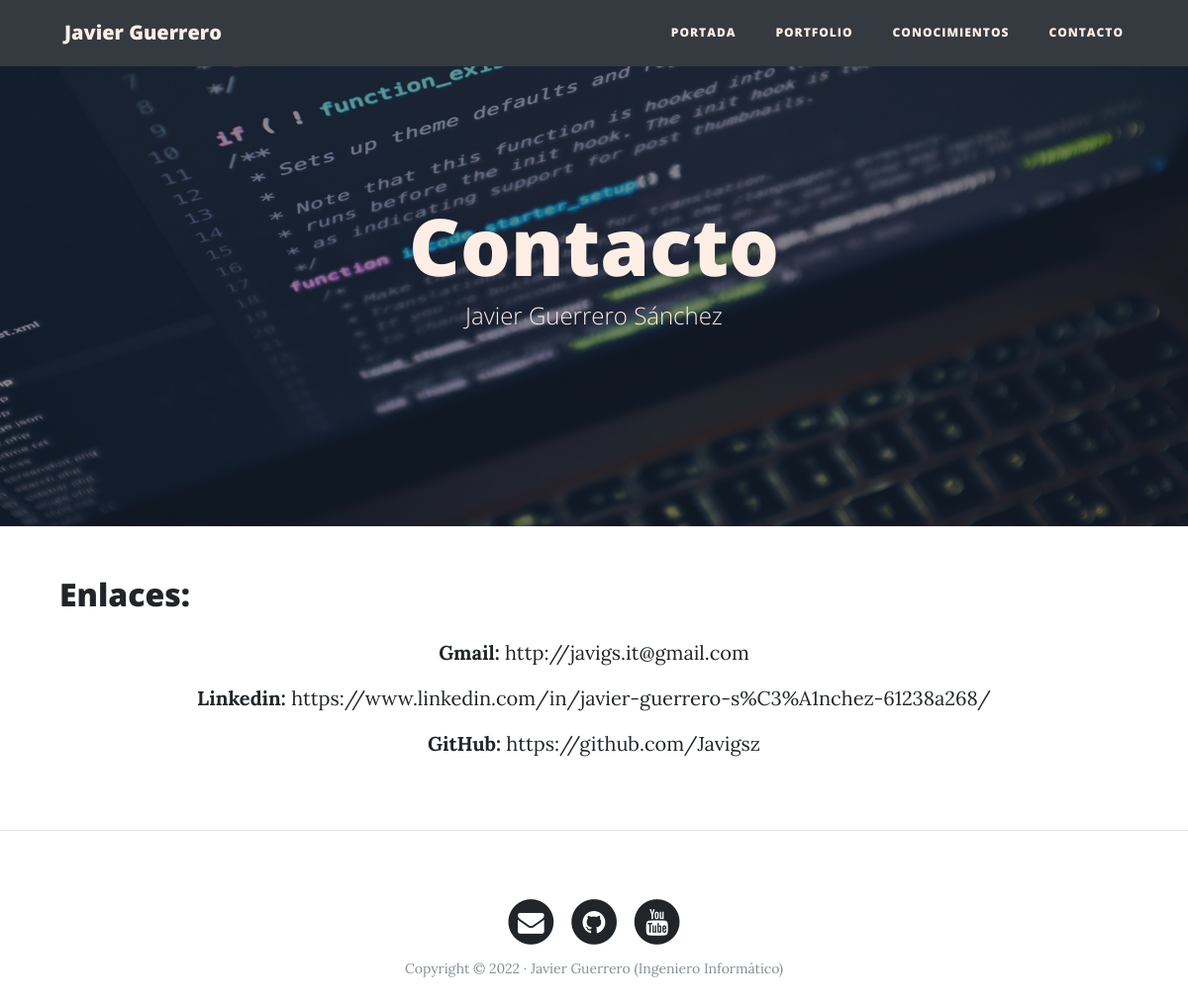
Page /contact/ on the committed database.
### social/models.py (models this page shows, shortened)
class Link(models.Model):
    name = models.CharField(max_length=200, verbose_name = "Título")
    created = models.DateTimeField(auto_now_add=True, verbose_name = "Fecha creación")
    updated = models.DateTimeField(auto_now=True, verbose_name = "Fecha de edición")
    url = models.URLField(verbose_name="Enlace", max_length = 200)
    class Meta:
        verbose_name = 'Link'
        verbose_name_plural = 'Link'
        ordering = ["-created"]

### social/views.py (the view)
# urls.py: path('',ListView.as_view(), name="education_list"),
class ListView(ListView):
    model = Link
    template_name = "social/social_list.html"

### social/templates/social/social_list.html (shortened to what this page needs)
{% extends 'core/base.html' %}
{% load static %}
{% block headers %}
<h1 style="color:#ffeee5;">Contacto</h1>
<span class="subheading" style="color:#ffeee5;" >Javier Guerrero Sánchez</span>
{% endblock %}
{% block background %}{% static 'core/img/home-bg2.jpg' %}{% endblock %}
{% block content %}
<main role="main">
  <div class="container mb-4">
  <h2 class="mb-4">Enlaces:</h2>
    {% for link in object_list %}
      <div class="row mt-3">
        <div class="col-md-19 mx-auto text-center">
            <b>{{link.name}}:</b>
            <a href={{link.url}}>{{link.url}}</a>
        </div>
      </div>
    {% endfor %}
  </div>
</main>
{% endblock %}

### rows in the picture
Link: name "Gmail", url "http://javigs.it@gmail.com"
Link: name "Linkedin", url "https://www.linkedin.com/in/javier-guerrero-s%C3%A1nchez-61238a268/"
Link: name "GitHub", url "https://github.com/Javigsz"
